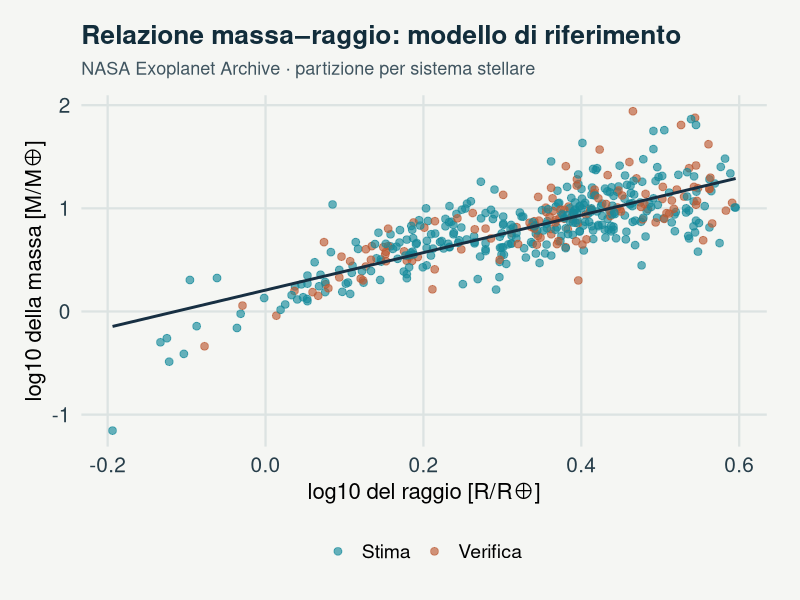
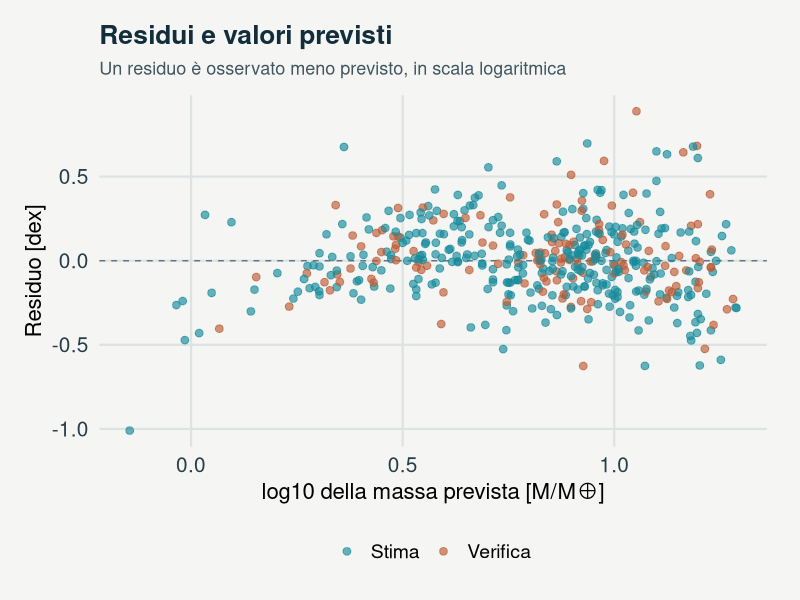
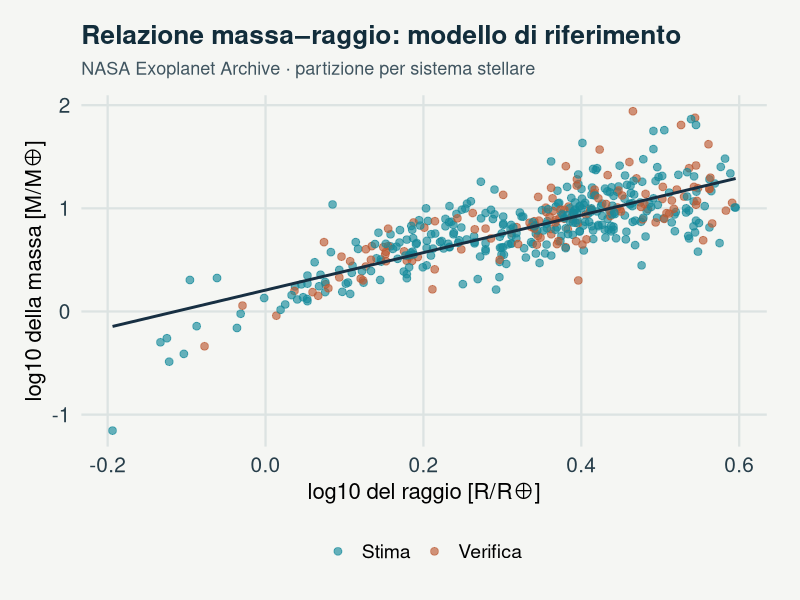
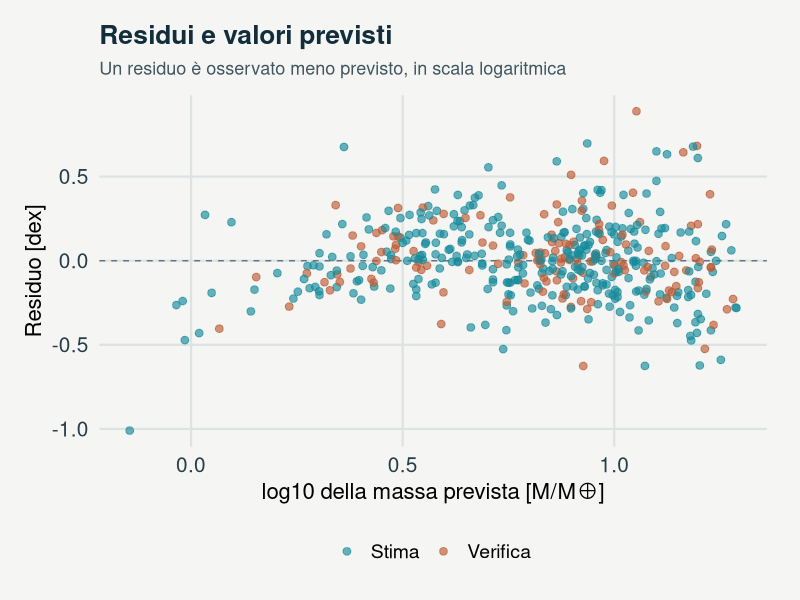

Recreate these plots in R, in order.
# GeoStat Lab · Massa e raggio: un modello da mettere alla prova
# Dati osservati: consultare provenance.json.
# Estrarre il pacchetto; impostare questa cartella come directory di lavoro.
# install.packages("ggplot2")
# Codice: PolyForm Noncommercial 1.0.0, https://polyformproject.org/licenses/noncommercial/1.0.0
# Required Notice: Copyright 2026 Marzio De Corato (https://github.com/marzione00/Lab_Geo)

# GeoStat Lab — funzioni comuni. R >= 4.3; ggplot2 >= 3.4; jsonlite.
suppressPackageStartupMessages(library(ggplot2))
col_geo <- c('#168B9C','#BC5B35','#7054A4','#A17B19','#227864','#64748B')
theme_set(theme_minimal(base_size=17, base_family='sans') + theme(
  plot.background=element_rect(fill='#F5F6F3',colour=NA),
  panel.background=element_rect(fill='#F5F6F3',colour=NA),
  panel.grid.minor=element_blank(),panel.grid.major=element_line(colour='#DCE3E2'),
  plot.title=element_text(size=19,face='bold',colour='#122D3B'),
  plot.subtitle=element_text(size=13,colour='#405560',margin=margin(b=12)),
  axis.text=element_text(size=15,colour='#273E4A'),axis.title=element_text(size=16),
  legend.position='bottom',legend.title=element_blank(),legend.text=element_text(size=14),
  strip.text=element_text(size=15,face='bold'),plot.margin=margin(18,24,18,18)))
metric <- function(...) data.frame(grandezza=names(c(...)),valore=as.character(c(...)),check.names=FALSE)
f <- function(x,d=3) {out<-formatC(x,digits=d,format='fg');out[!is.finite(x)]<-'Non definito';out}
line_plot <- function(d,x='x',y='y',title='',xl=x,yl=y,group=NULL) {
 p<-ggplot(d,aes(x=.data[[x]],y=.data[[y]]))
 if(is.null(group)) p<-p+geom_line(colour=col_geo[1],linewidth=1.05) else p<-p+aes(colour=.data[[group]],group=.data[[group]])+geom_line(linewidth=1)+scale_colour_manual(values=col_geo)
 p+labs(title=title,x=xl,y=yl)
}
point_plot <- function(d,x='x',y='y',title='',xl=x,yl=y,group=NULL) {
 p<-ggplot(d,aes(x=.data[[x]],y=.data[[y]]))
 if(is.null(group))p<-p+geom_point(colour=col_geo[1],size=2.5,alpha=.8) else p<-p+aes(colour=.data[[group]])+geom_point(size=2.7,alpha=.85)+scale_colour_manual(values=col_geo)
 p+labs(title=title,x=xl,y=yl)
}
hist_plot<-function(x,title='',xl='Valore',bins=20)ggplot(data.frame(x=x),aes(x))+geom_histogram(bins=bins,fill=col_geo[1],colour='#F5F6F3')+labs(title=title,x=xl,y='Frequenza')
bar_plot<-function(d,x='gruppo',y='valore',title='',yl='Valore')ggplot(d,aes(x=.data[[x]],y=.data[[y]],fill=.data[[x]]))+geom_col(width=.65)+scale_fill_manual(values=rep(col_geo,length.out=length(unique(d[[x]])) ))+guides(fill='none')+labs(title=title,x=NULL,y=yl)
map_plot<-function(d,z='z',title='',xl='Est [km]',yl='Nord [km]')ggplot(d,aes(x,y,fill=.data[[z]]))+geom_raster()+coord_equal()+scale_fill_gradientn(colours=c('#153F56','#298C9C','#B8CDB2','#F1D889','#AD542F'))+labs(title=title,x=xl,y=yl)
acf_data<-function(x,lag=20){a<-acf(x,lag.max=min(lag,length(x)-1),plot=FALSE);data.frame(x=as.vector(a$lag)[-1],y=as.vector(a$acf)[-1])}
# AR(1), distribuzione marginale stazionaria N(0, 1).
ar_series<-function(n,rho){x<-numeric(n);x[1]<-rnorm(1);for(i in 2:n)x[i]<-rho*x[i-1]+sqrt(1-rho^2)*rnorm(1);x}
# Distanze euclidee in unità metriche già dichiarate; nessuna conversione implicita di CRS.
dist_cross<-function(a,b)sqrt(outer(a[,1],b[,1],'-')^2+outer(a[,2],b[,2],'-')^2)
# Predittore IDW: i punti coincidenti ricevono esattamente il valore osservato.
idw<-function(xy,z,new,power=2){dd<-dist_cross(new,xy);apply(dd,1,function(d)if(any(d<1e-10))mean(z[d<1e-10])else weighted.mean(z,d^(-power)))}
# CART didattico binario: divisioni assiali che minimizzano l'impurità di Gini.
cart_fit<-function(x,y,depth=2,minleaf=4){
 node<-list(p=mean(y),n=length(y));if(depth<1||length(unique(y))<2||length(y)<2*minleaf)return(node)
 best<-Inf
 for(j in seq_len(ncol(x))){v<-sort(unique(x[,j])); if(length(v)<2)next
  for(cut in (head(v,-1)+tail(v,-1))/2){left<-x[,j]<=cut;nl<-sum(left);nr<-sum(!left);if(min(nl,nr)<minleaf)next
   score<-nl*mean(y[left])*(1-mean(y[left]))+nr*mean(y[!left])*(1-mean(y[!left]))
   if(score<best){best<-score;node$j<-j;node$cut<-cut;split<-left}
  }
 }
 if(is.finite(best)){node$left<-cart_fit(x[split,,drop=FALSE],y[split],depth-1,minleaf);node$right<-cart_fit(x[!split,,drop=FALSE],y[!split],depth-1,minleaf)};node
}
cart_predict<-function(tree,x)apply(x,1,function(row){t<-tree;while(!is.null(t$j))t<-if(row[t$j]<=t$cut)t$left else t$right;t$p})

p <- list(
  # Errore relativo massimo ammesso
  max_relative_error = 0.5,
  # Raggio massimo [R⊕]
  max_radius = 4,
  # Quota dei sistemi per la stima
  train_fraction = 0.7,
  # Seme riproducibile: Determina quali sistemi stellari entrano nell’insieme di stima; cambia il seme per valutare la sensibilità alla partizione.
  seed = 2026
)
# Rende ripetibile la sequenza pseudocasuale.
set.seed(p$seed)

# Legge la copia locale documentata, senza interrogare servizi esterni.
observations <- read.csv("data.csv", stringsAsFactors=FALSE, check.names=FALSE)

# Richiede entrambi gli errori asimmetrici: i mancanti non vengono sostituiti con zero.
mass_err <- pmax(abs(observations$pl_bmasseerr1), abs(observations$pl_bmasseerr2)) / observations$pl_bmasse
radius_err <- pmax(abs(observations$pl_radeerr1), abs(observations$pl_radeerr2)) / observations$pl_rade
keep <- is.finite(mass_err) & is.finite(radius_err) &
  mass_err > 0 & radius_err > 0 &
  mass_err <= p$max_relative_error & radius_err <= p$max_relative_error &
  observations$pl_rade >= 0.5 & observations$pl_rade <= p$max_radius
keep[is.na(keep)] <- FALSE
data <- observations[keep, , drop = FALSE]
stopifnot(nrow(data) >= 20)

# Divide per stella: tutti i pianeti dello stesso sistema rimangono nello stesso insieme.
# L’ordine dei nomi è fissato byte per byte, indipendentemente dalla lingua del sistema.
hosts <- sort(unique(data$hostname), method="radix")
stopifnot(length(hosts) >= 10)
train_hosts <- sample(hosts, size = floor(length(hosts) * p$train_fraction))
data$insieme <- ifelse(data$hostname %in% train_hosts, "Stima", "Verifica")
data$log_radius <- log10(data$pl_rade)
data$log_mass <- log10(data$pl_bmasse)
train <- data[data$insieme == "Stima", , drop = FALSE]
test <- data[data$insieme == "Verifica", , drop = FALSE]

# Stima il modello soltanto sui sistemi assegnati all’insieme di addestramento.
fit <- lm(log_mass ~ log_radius, data = train)
data$predicted_log_mass <- as.numeric(predict(fit, newdata = data))
data$residuo_log <- data$log_mass - data$predicted_log_mass
test_prediction <- as.numeric(predict(fit, newdata = test))
rmse <- sqrt(mean((test$log_mass - test_prediction)^2))
baseline_rmse <- sqrt(mean((test$log_mass - mean(train$log_mass))^2))
metrics <- metric(
  "Pianeti dopo i filtri" = nrow(data),
  "Sistemi di stima" = length(train_hosts),
  "Sistemi di verifica" = length(hosts) - length(train_hosts),
  "Pendenza beta" = f(unname(coef(fit)[2])),
  "RMSE verifica [dex]" = f(rmse),
  "RMSE previsione costante [dex]" = f(baseline_rmse)
)

# Disegna il modello di stima sull’intervallo osservato; i punti di verifica restano distinguibili.
grid <- data.frame(log_radius = seq(min(data$log_radius), max(data$log_radius), length.out = 100))
grid$log_mass <- as.numeric(predict(fit, newdata = grid))
g1 <- ggplot(data, aes(x = log_radius, y = log_mass, colour = insieme)) +
  geom_point(size = 2.3, alpha = 0.65) +
  geom_line(data = grid, aes(x = log_radius, y = log_mass), inherit.aes = FALSE,
            colour = "#172F42", linewidth = 1) +
  scale_colour_manual(values = c("Stima" = col_geo[1], "Verifica" = col_geo[2])) +
  labs(title = "Relazione massa–raggio: modello di riferimento",
       subtitle = "NASA Exoplanet Archive · partizione per sistema stellare",
       x = "log10 del raggio [R/R⊕]", y = "log10 della massa [M/M⊕]")

# La struttura dei residui suggerisce quali aspetti il modello lineare non descrive.
g2 <- ggplot(data, aes(x = predicted_log_mass, y = residuo_log, colour = insieme)) +
  geom_hline(yintercept = 0, colour = "#64748B", linetype = 2) +
  geom_point(size = 2.3, alpha = 0.65) +
  scale_colour_manual(values = c("Stima" = col_geo[1], "Verifica" = col_geo[2])) +
  labs(title = "Residui e valori previsti", subtitle = "Un residuo è osservato meno previsto, in scala logaritmica",
       x = "log10 della massa prevista [M/M⊕]", y = "Residuo [dex]")
plots <- list(g1, g2)

print(metrics, row.names=FALSE)
for (i in seq_along(plots)) {
  print(plots[[i]])
  ggsave(paste0("figura_",i,".pdf"),plots[[i]],width=9,height=5.5)
}
write.csv(data,"risultati.csv",row.names=FALSE)
